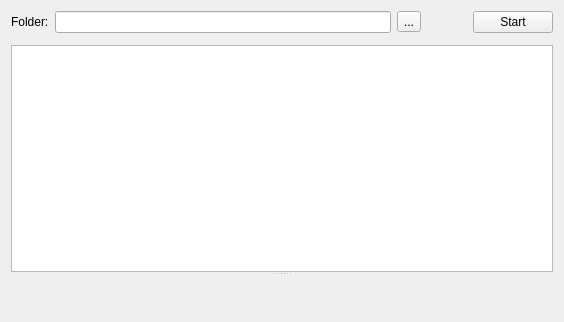
<?xml version="1.0" encoding="UTF-8"?>
<ui version="4.0">
 <class>DecoderGui</class>
 <widget class="QWidget" name="DecoderGui">
  <property name="geometry">
   <rect>
    <x>0</x>
    <y>0</y>
    <width>564</width>
    <height>322</height>
   </rect>
  </property>
  <property name="windowTitle">
   <string>Form</string>
  </property>
  <layout class="QGridLayout" name="gridLayout">
   <item row="0" column="0">
    <widget class="QLabel" name="label">
     <property name="text">
      <string>Folder:</string>
     </property>
    </widget>
   </item>
   <item row="0" column="3">
    <spacer name="horizontalSpacer">
     <property name="orientation">
      <enum>Qt::Horizontal</enum>
     </property>
     <property name="sizeType">
      <enum>QSizePolicy::Fixed</enum>
     </property>
     <property name="sizeHint" stdset="0">
      <size>
       <width>40</width>
       <height>20</height>
      </size>
     </property>
    </spacer>
   </item>
   <item row="0" column="4">
    <widget class="QPushButton" name="pushButtonRun">
     <property name="text">
      <string>Start</string>
     </property>
    </widget>
   </item>
   <item row="1" column="4">
    <widget class="QWidget" name="widget" native="true"/>
   </item>
   <item row="0" column="2">
    <widget class="QToolButton" name="toolButtonOpenFolder">
     <property name="text">
      <string>...</string>
     </property>
    </widget>
   </item>
   <item row="0" column="1">
    <widget class="QLineEdit" name="lineEditSelectedFolder"/>
   </item>
   <item row="2" column="0" colspan="5">
    <widget class="QSplitter" name="splitter">
     <property name="sizePolicy">
      <sizepolicy hsizetype="Expanding" vsizetype="Expanding">
       <horstretch>0</horstretch>
       <verstretch>0</verstretch>
      </sizepolicy>
     </property>
     <property name="orientation">
      <enum>Qt::Vertical</enum>
     </property>
     <widget class="QTableWidget" name="tableWidget"/>
     <widget class="LogView" name="logger" native="true">
      <property name="sizePolicy">
       <sizepolicy hsizetype="Expanding" vsizetype="Expanding">
        <horstretch>0</horstretch>
        <verstretch>0</verstretch>
       </sizepolicy>
      </property>
     </widget>
    </widget>
   </item>
  </layout>
 </widget>
 <customwidgets>
  <customwidget>
   <class>LogView</class>
   <extends>QWidget</extends>
   <header>logview.h</header>
   <container>1</container>
  </customwidget>
 </customwidgets>
 <resources/>
 <connections/>
</ui>
